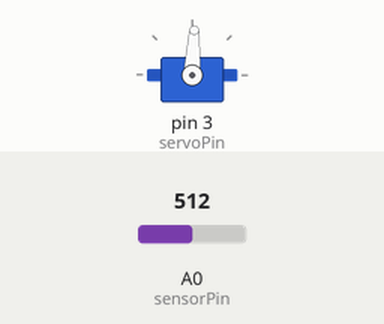
Simulated run of this sketch. Board: Arduino Uno, built with avr-gcc and run on an emulated ATmega328P. Parts: servo. The inputs (shaded band) are chosen by the test bench; at power-on: A0 (sensorPin) = 512.

Above: at 1.2 s.
1.3 s: A0 (sensorPin) set to 716
At 2.1 s:
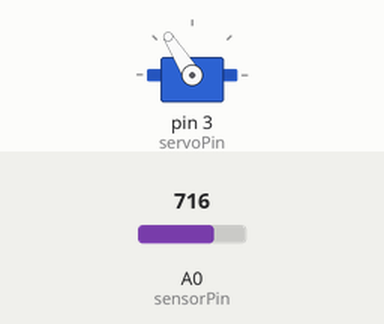
2.8 s: A0 (sensorPin) set to 900
At 4.1 s:
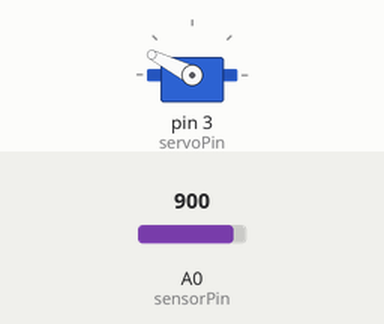
4.4 s: A0 (sensorPin) set to 1023
At 5.1 s:
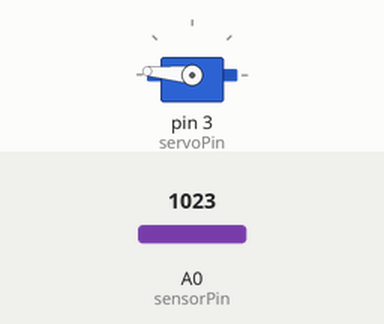
5.9 s: A0 (sensorPin) set to 306
At 6.7 s:
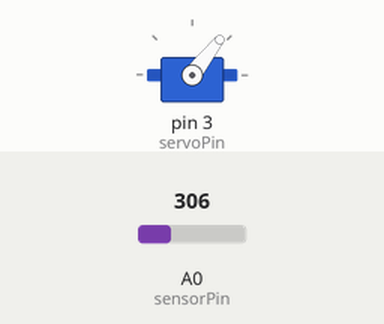
7.4 s: A0 (sensorPin) set to 122
At 8.6 s:
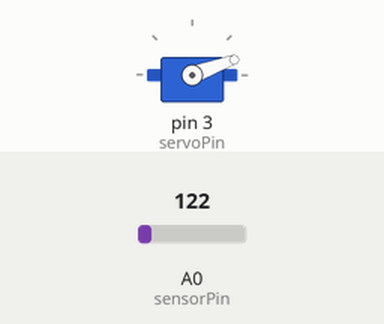
8.9 s: A0 (sensorPin) set to 511
At 9.2 s:
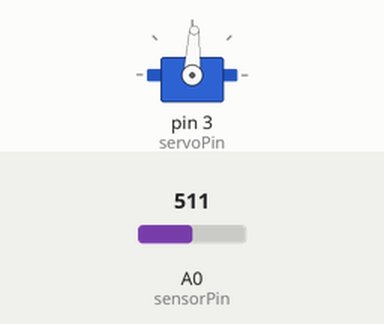
Timing chart, 0 to 11.4 s (numbered marks = the images above; inputs shaded):
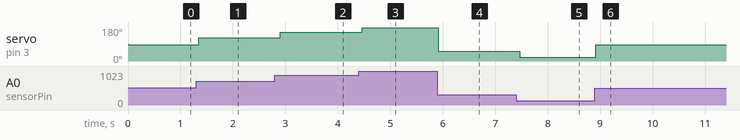

The sketch:

_052_light_sensor.ino
```cpp
#include <Servo.h>

Servo myServo;

const int sensorPin = A0;
const int servoPin = 3;

const int numReadings = 10;

int readings[numReadings];
int index = 0;
int total = 0;
int average;

int angle;

void setup() {
  myServo.attach(servoPin);

  Serial.begin(9600);
}

void loop() {
  // https://www.arduino.cc/en/Tutorial/Smoothing
  total = total - readings[index];

  readings[index] =  analogRead(sensorPin);
  total = total + readings[index];
  index = index + 1;

  if (index >= numReadings) {
    average = total / numReadings;
    angle = map(average, 0, 1023, 0, 175);  // works from 0 to 50 *C
    myServo.write(angle);

    index = 0;
    delay(100);  //delay after a series of readings
  }

  delay(1);  // delay between each reading
}
```

Measured:
- after the input at 1.3 s, servo on pin 3 (servoPin): 87° → 122° after 0.05 s
- after the input at 2.8 s, servo on pin 3 (servoPin): 122° → 153° after 0.11 s
- after the input at 4.4 s, servo on pin 3 (servoPin): 153° → 175° after 0.06 s
- after the input at 5.9 s, servo on pin 3 (servoPin): 175° → 52° at once
- after the input at 7.4 s, servo on pin 3 (servoPin): 52° → 20° after 0.07 s
- after the input at 8.9 s, servo on pin 3 (servoPin): 20° → 87° at once
